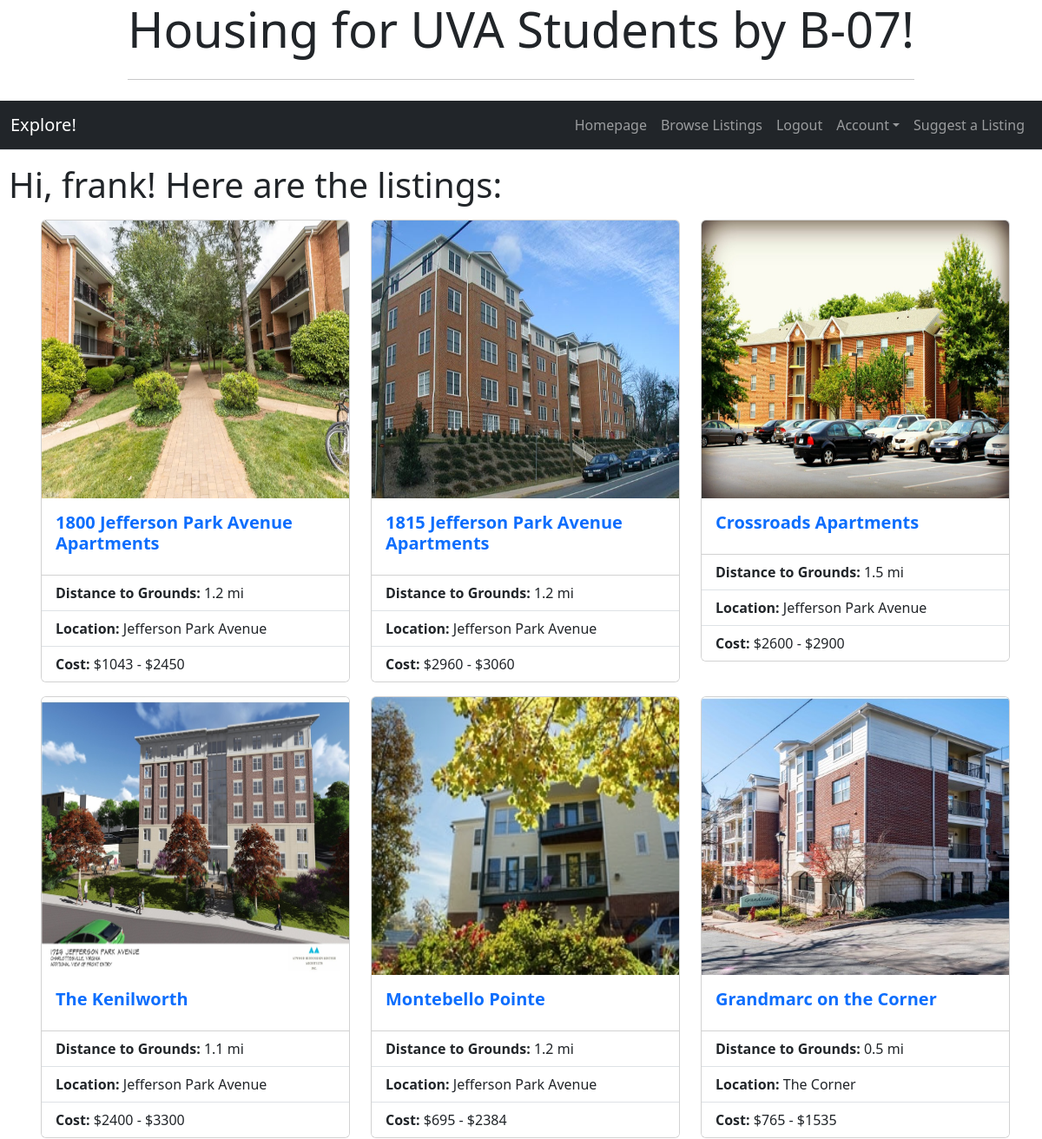
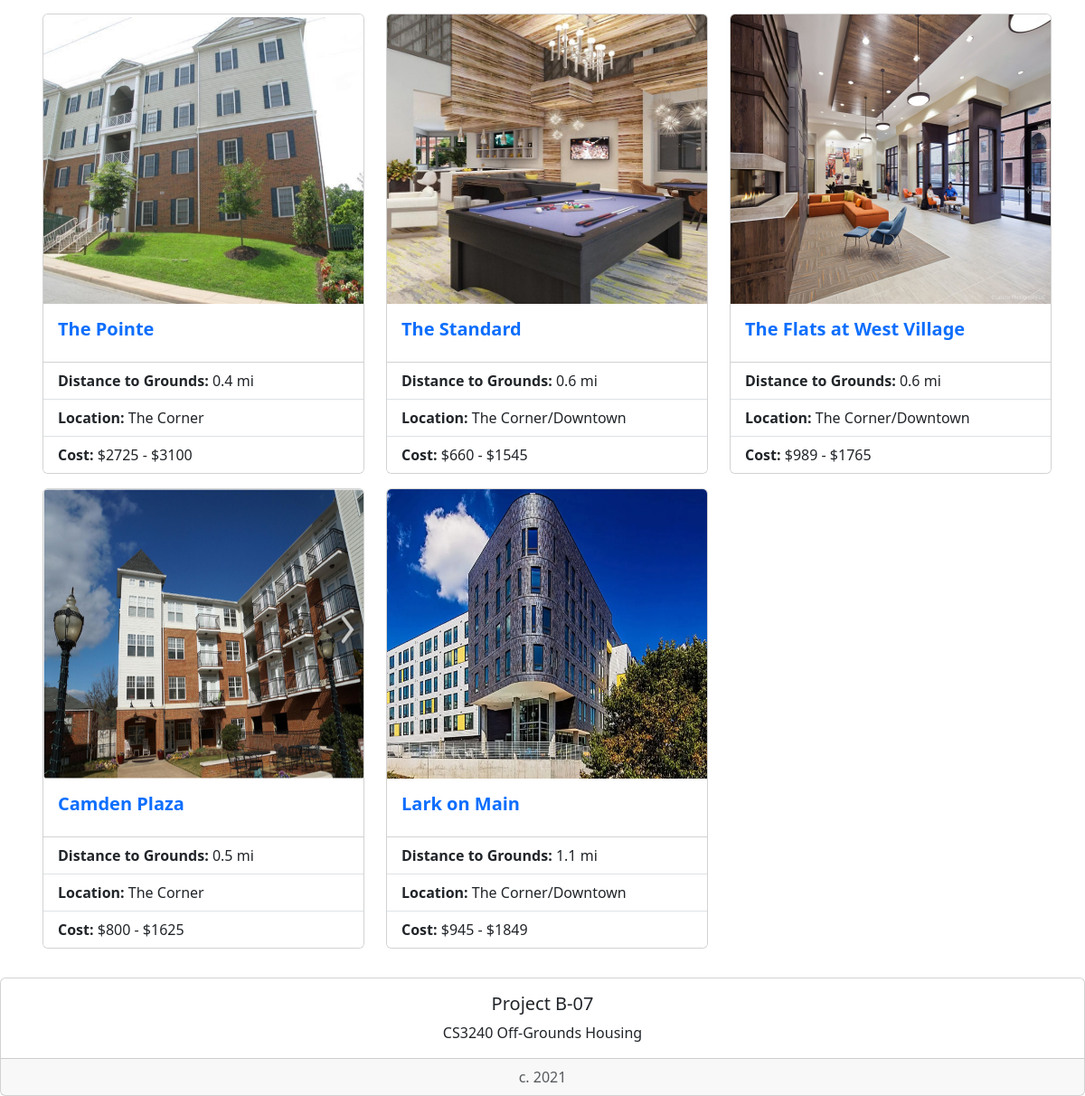
Screenshot of /housing/list/ (signed in) with the database file from the repository (2 pictures, top to bottom).
### housing/models.py (models this page shows, shortened)
class StudentHousing(models.Model):
    name = models.CharField(max_length=200)
    distToGrounds = models.FloatField(default=0)
    parking = models.BooleanField()
    minCost = models.IntegerField(default=0)
    maxCost = models.IntegerField(default=0)
    location = models.TextField(max_length=200, null=True)
    landlordEmail = models.CharField(max_length=200, null=True)
    landlordPhone = models.CharField(max_length=200, null=True)
    amenities = models.TextField(max_length=200, null=True)
    deadline = models.CharField(max_length=200, null=True)
    averageRating = models.FloatField(default=0)
    address = models.TextField(max_length=200, null=True)
    image = models.ImageField(blank=True, null=True) #makes it optional to include an image
    lat = models.FloatField(blank=True, null=True) #leave blank
    long = models.FloatField(blank=True, null=True) #leave blank

### housing/views.py (the view)
# urls.py: path('list/', views.HousingListView.as_view(), name='studentHousingList'),
class HousingListView(generic.ListView):
    template_name = 'housing/studentHousingList.html'
    context_object_name = 'studentHousing_list'
    def get_queryset(self):
        return StudentHousing.objects.filter(distToGrounds__gt=0).filter(minCost__gt=0).filter(maxCost__gt=0)\
            .filter(averageRating__gte=0).filter(averageRating__lte=5)

### housing/templates/housing/studentHousingList.html (shortened to what this page needs)
<!doctype html>
<link href='https://api.mapbox.com/mapbox-gl-js/v2.3.1/mapbox-gl.css' rel='stylesheet' /> {% load bootstrap5 %} {% bootstrap_css %} {% bootstrap_javascript %} {% load socialaccount %}
<div class="container">
    <div class="col d-flex justify-content-center">
        <div class="jumbotron">
            <h1 class="display-4">Housing for UVA Students by B-07!</h1>
            <hr class="my-4">
        </div>
    </div>
</div>
<nav class="navbar navbar-expand-lg navbar-dark bg-dark border-bottom box-shadow mb-3">
    <div class="container-fluid">
        <a class="navbar-brand">Explore!</a>
        <div class="collapse navbar-collapse justify-content-end" id="navbarNav">
            <ul class="navbar-nav">
                <li class="nav-item">
                    <a class="nav-link" href="{% url 'index' %}">Homepage</a>
                </li>
                <li class="nav-item">
                    <a class="nav-link" href="{% url 'housing:studentHousingList' %}">Browse Listings</a>
                </li>
                {% if user.is_authenticated %}
                <li class="nav-item">
                    <a class="nav-link" href="{% url 'housing:logout' %}">Logout</a>
                </li>
                <li class="nav-item dropdown">
                    <a class="nav-link dropdown-toggle" data-bs-toggle="dropdown" href="#" role="button" id="dropdownMenuLink" aria-haspopup="true" aria-expanded="false">Account</a>
                </li>
                <li class="nav-item">
                    <a class="nav-link" href="{% url 'housing:submission' %}">Suggest a Listing</a>
                </li>
                {% else %}
                <li class="nav-item">
                    <a class="nav-link" href="{% provider_login_url 'google' %}">Login</a>
                </li>
                {% endif %}
            </ul>
        </div>
    </div>
</nav>
{% if user.is_authenticated %}
<div style="font-size:120%">
    <p class="font-weight-bold display-6" style="margin-left: 10px">Hi, {{ user.username }}! Here are the listings:</p>
</div>
{% endif %} {% if studentHousing_list %}
<dl style="margin-left: 10px">
    <div class="container">
        <div class="row">
            {% for studentHousing in studentHousing_list %}
            <div class="col-sm-4 ">
                <div class="card mb-3" bg-dark mb-3>
                    {% if studentHousing.image %}
                    <img class="card-img-top img-fluid" width="25%" src="{{  studentHousing.image.url }}" alt="Card image cap" style="width: 30rem; height: 20rem;"> {% endif %}
                    <div class="card-body">
                        <h5 class="card-title"><a style="text-decoration:none" href="{% url 'housing:detail' studentHousing.id %}"><strong>{{ studentHousing.name }}</strong></a></h5>
                    </div>
                    <ul class="list-group list-group-flush">
                        <li class="list-group-item"><strong>Distance to Grounds:</strong> {{ studentHousing.distToGrounds }} mi</li>
                        <li class="list-group-item"><strong>Location:</strong> {{ studentHousing.location }}</li>
                        <li class="list-group-item"><strong>Cost:</strong> ${{ studentHousing.minCost }} - ${{ studentHousing.maxCost }}</li>
                    </ul>
                </div>
            </div>
            {% endfor %}
        </div>
    </div>
</dl>
{% else %}
<p>No housing options are available.</p>
{% endif %}
<div style="bottom:0; width:100%" class="card text-center">
    <div class="card-body">
        <h5 class="card-title">Project B-07</h5>
        <p class="card-text">CS3240 Off-Grounds Housing</p>
    </div>
    <div class="card-footer text-muted">
        c. 2021
    </div>
</div>

### rows the page displays
StudentHousing: image (picture), name "1800 Jefferson Park Avenue Apartments", distToGrounds "1.2", location "Jefferson Park Avenue", minCost "1043", maxCost "2450"
StudentHousing: image (picture), name "1815 Jefferson Park Avenue Apartments", distToGrounds "1.2", location "Jefferson Park Avenue", minCost "2960", maxCost "3060"
StudentHousing: image (picture), name "Crossroads Apartments", distToGrounds "1.5", location "Jefferson Park Avenue", minCost "2600", maxCost "2900"
StudentHousing: image (picture), name "The Kenilworth", distToGrounds "1.1", location "Jefferson Park Avenue", minCost "2400", maxCost "3300"
StudentHousing: image (picture), name "Montebello Pointe", distToGrounds "1.2", location "Jefferson Park Avenue", minCost "695", maxCost "2384"
StudentHousing: image (picture), name "Grandmarc on the Corner", distToGrounds "0.5", location "The Corner", minCost "765", maxCost "1535"
StudentHousing: image (picture), name "The Pointe", distToGrounds "0.4", location "The Corner", minCost "2725", maxCost "3100"
StudentHousing: image (picture), name "The Standard", distToGrounds "0.6", location "The Corner/Downtown", minCost "660", maxCost "1545"
StudentHousing: image (picture), name "The Flats at West Village", distToGrounds "0.6", location "The Corner/Downtown", minCost "989", maxCost "1765"
StudentHousing: image (picture), name "Camden Plaza", distToGrounds "0.5", location "The Corner", minCost "800", maxCost "1625"
StudentHousing: image (picture), name "Lark on Main", distToGrounds "1.1", location "The Corner/Downtown", minCost "945", maxCost "1849"

### other values shown
{{ user.username }} "frank"
